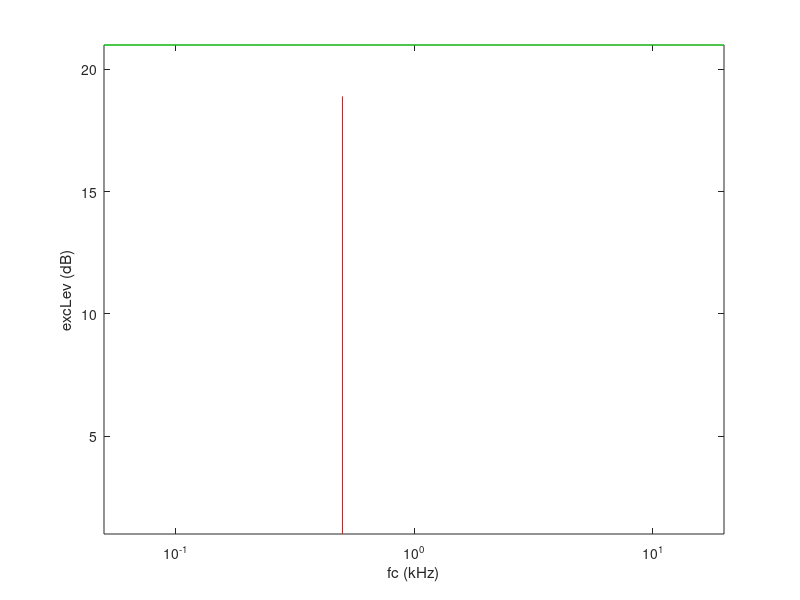
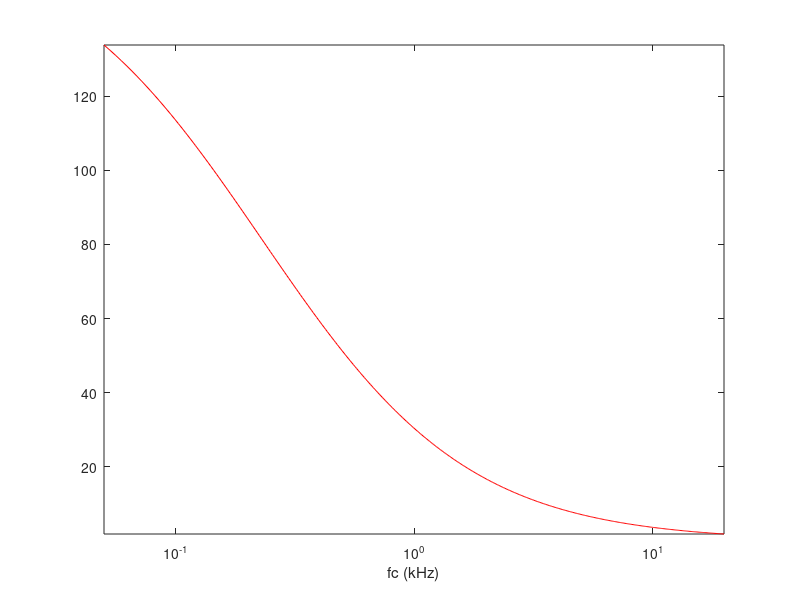

The MATLAB script that drew these images, in order:
function data = LogVsLinModel
clf

HighFreq = 20;
LowFreq = 0.05;
NeuronSpacing = ((HighFreq - LowFreq)./100).*10;

StimHighFreq = 12;
StimLowFreq = 0.25;
StimSteps = 10
% compF = logspace(log10(StimLowFreq),log10(StimHighFreq),StimSteps);
% compF = linspace(StimLowFreq,StimHighFreq,StimSteps)
compF = [linspace(0.5,2,100)]
% compF = 1
% compLev= 1;
compLev= ones(length(compF));
Ctip=1;
Ctail=0;
W=0;
PltFlag= 1;

% for i = 1:length(compF)
% data = funROEX(compF(i),compLev,Ctip,Ctail,W,PltFlag)
% end
data = funROEX(compF,compLev,Ctip,Ctail,W,PltFlag)
data.f = compF;
data.Nspread = NeuronSpacing; 
end

function excPat = funROEX(compF,compLev,Ctip,Ctail,W,PltFlag)
% compF/compLev are the frequencyies and levels of the stimulus frequency
% components; Ctip/Ctail are teh widths of the tip and tail roex filters; W
% is the relative gain of the tail filter;

compInt = 10.^(compLev/10);

HighFreq = 20;
LowFreq = 0.05;
% NeuronSpacing = ((HighFreq - LowFreq)./100).*10;
NeuronSpacing = 0.1
excPat.nErb = funF2NErb(LowFreq):NeuronSpacing:funF2NErb(HighFreq);
% excPat.nErb = funF2NErb(1);
excPat.fc = funNErb2F(excPat.nErb);
excPat.erb = funErb(excPat.fc);
% excPat.ptip = Ctip*4*excPat.fc./excPat.erb;
% excPat.ptail = Ctail*4*excPat.fc./excPat.erb;
excPat.ptip = Ctip*4*excPat.fc(139)./excPat.erb;
excPat.ptail = Ctail*4*excPat.fc(139)./excPat.erb;
% cF = 139;
% excPat.ptipkH = zeros(1,length(excPat.ptip));
% excPat.ptipkH(cF) = excPat.ptip(cF);
% excPat.ptailkH = zeros(1,length(excPat.ptail));
% excPat.ptailkH(cF) = excPat.ptail(cF);
% sigma = NeuronSpacing./100;

if isinf(W)
    W = 0;
else
    W = 10^(W/10);
end

excPat.excInt = zeros(1,length(excPat.fc));
for I = 1:length(excPat.fc) 
    for II = 1:length(compF)
        g = abs((compF(II)-excPat.fc(I))/excPat.fc(I));
        fw = (1-W)*(1+excPat.ptip(I)*g).*exp(-excPat.ptip(I)*g)+W*(1+excPat.ptail(I)*g).*exp(-excPat.ptail(I)*g);
        excPat.excInt(I) = excPat.excInt(I)+fw*compInt(II);
    end
end
excPat.excLev = 10*log10(max(excPat.excInt,1));

if PltFlag==true
%     figure(1), clf

    figure(1)
    plot(excPat.fc,excPat.excLev,'g'), set(gca,'XScale','log'), axis tight, xlabel('fc (kHz)'), ylabel('excLev (dB)') 
    hold on
    for I = 1:length(compF)
        line(repmat(compF(I),1,2),[min(ylim) compLev(I)],'Color','r')
        hold on
    end
 end  
%     cF = 139;
%     
% excPat.FilRes = zeros(1,length(excPat.fc));
% for I = 1:length(excPat.fc) 
%     for II = 1:length(compF)
%         g = abs((compF(II)-excPat.fc(I))/excPat.fc(I));
%         fw = (1-W)*(1+excPat.ptipkH(II)*g).*exp(-excPat.ptipkH(II)*g)+W*(1+excPat.ptailkH(II)*g).*exp(-excPat.ptailkH(II)*g);
%         excPat.FilRes(I) = excPat.FilRes(I)+fw*compInt(II);
%     end
% end
% excPat.excLev = 10*log10(max(excPat.FilRes,1));
%     figure(1)
%     plot(excPat.fc,excPat.excLev, 'g')
figure(2)
plot(excPat.fc,excPat.ptip, 'r'), set(gca,'XScale','log'), axis tight, xlabel('fc (kHz)')
end
function erb = funErb(f)
% Erb (in kHz) according to Glasberg and Moore 1990 as a function of frequency, f (in kHz); 
% f can be a vector.

erb = 24.67*(4.37*f+1)/1000;
end
function f = funNErb2F(nErb)
% Converts Erb number (nErb) to frequency, f (in kHz); nErb can be a vector.

f = (10.^(nErb*24.67*4.37/(1000*log(10)))-1)/4.37;
end
function nErb = funF2NErb(f)
% Converts frequency, f (in kHz), to Erb number (nErb) according to Glasberg and Moore 1990; 
% f can be a vector; nErb = integral from f = 0 to f of 1/erb(f).

nErb = 1000*log(10)/(24.67*4.37)*log10(4.37*f+1);
end
